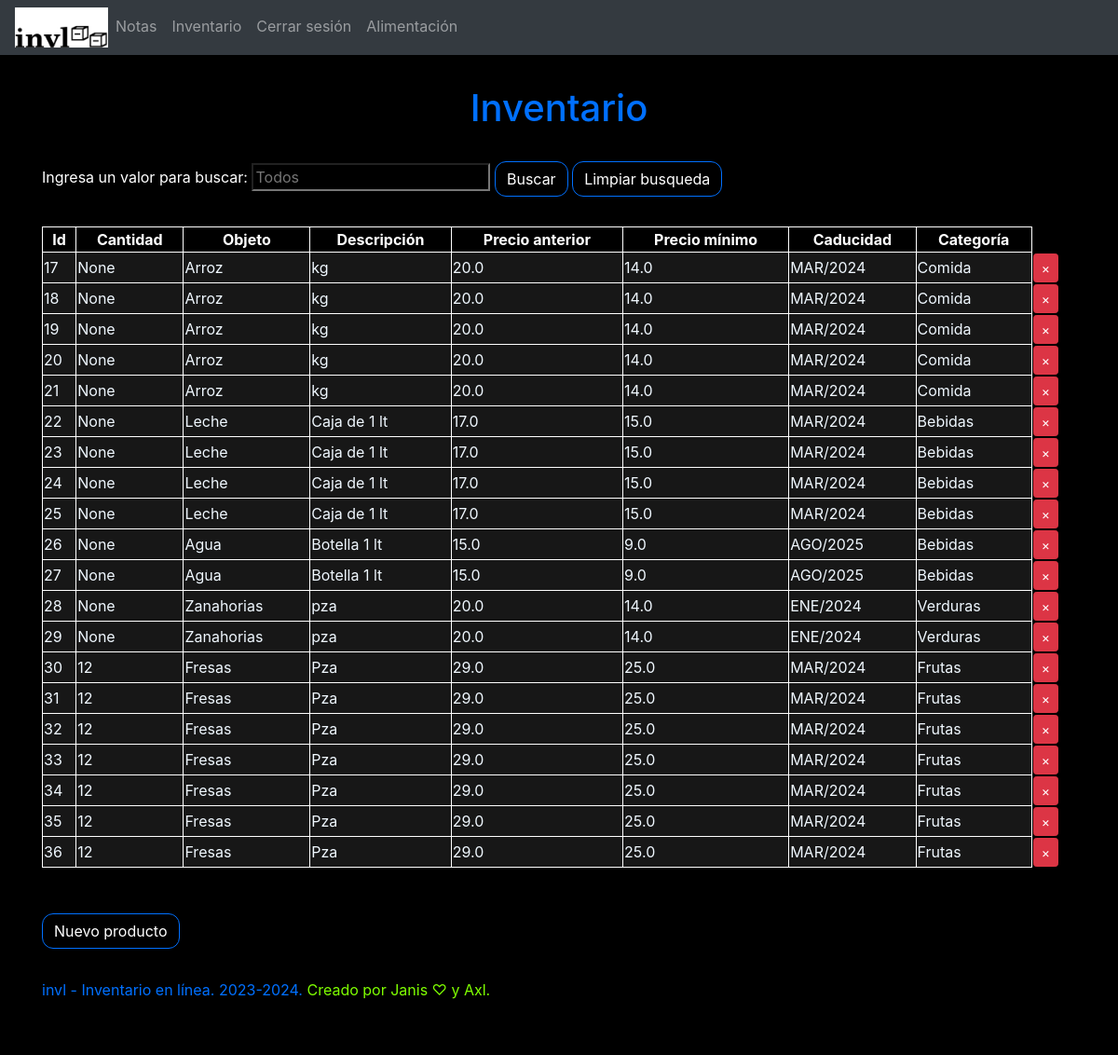
The app's page /inventario (signed in), older data.
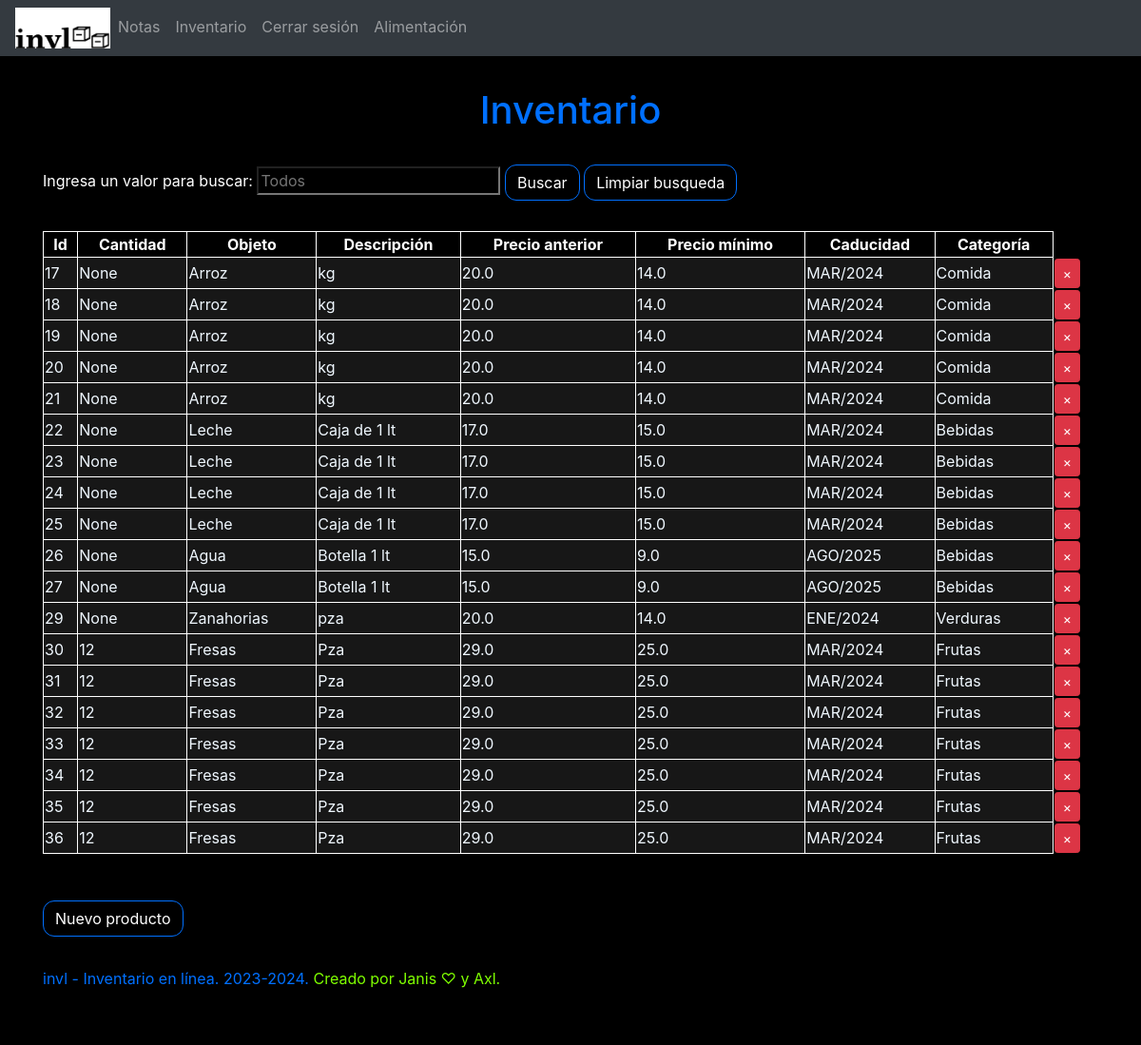
The same page, newer data.
### website/models.py (models this page shows)
class Productos(db.Model):
    id = db.Column(db.Integer, primary_key=True)
    cantidad = db.Column(db.Integer)
    nombre = db.Column(db.String(100))
    descripcion = db.Column(db.String(1000))
    precio_anterior = db.Column(db.Float)
    precio_minimo = db.Column(db.Float)
    caducidad = db.Column(db.String(20))
    categoria = db.Column(db.String(100))
    user_id = db.Column(db.Integer, db.ForeignKey('user.id'))

### website/views.py (the view, shortened to what this page needs)
@views.route('/inventario', methods=['GET', 'POST'])
@login_required
def inventario():
    return render_template("inventario.html", user=current_user)

### website/__init__.py (called while the page is built)
def create_app():
    app = Flask(__name__)
    app.config['SECRET_KEY']= 'jejeidajfds'
    app.config['SQLALCHEMY_DATABASE_URI'] = f'sqlite:///{DB_NAME}'
    db.init_app(app)
    from .views import views
    from .auth import auth
    app.register_blueprint(views, url_prefix=('/'))
    app.register_blueprint(auth, url_prefix=('/auth/'))
    from .models import User, Productos, Note
    with app.app_context():
       db.create_all()
    login_manager = LoginManager()
    login_manager.login_view = 'auth.login'
    login_manager.init_app(app)
    @login_manager.user_loader
    def load_user(id):
        return User.query.get(int(id))
    return app

### website/templates/inventario.html (shortened to what this page needs)
{% extends "base.html" %} {% block title %} Inventario {% endblock %}
{% block content %}
<hr style="height: 1px;border: 0">
<h1 align="center" style="color: #0070FF;">Inventario</h1>
<hr style="height: 1px;border: 0">
<label style="color: white;">Ingresa un valor para buscar: </label>
  <input
  style="background-color: black; color: white;"
  id="inventario_buscar"
  name="inventario_buscar"
  placeholder="Todos"
  />
  <button id="btn_buscar_inventario" type="submit" onclick="buscar_tabla()" class="btn btn-default"
  style="color: white;background-color: black; border-color: #0070ff;border-radius: 12px"
  >Buscar</button>
  <button id="btn_borrar_ph" type="submit"onclick="borrar_ph();buscar_tabla()" class="btn btn-default"
  style="color: white;background-color: black; border-color: #0070ff;border-radius: 12px"
  >Limpiar busqueda</button>
<table id="inventario_productos" align="center" style="width: 100%;">
    <tr id="encabezado">
      <th style="text-align: center;border: 1px solid white;border-collapse:collapse;color: white;">Id</th>
      <th style="text-align: center;border: 1px solid white;border-collapse:collapse;color: white;">Cantidad</th>
      <th style="text-align: center;border: 1px solid white;border-collapse:collapse;color: white;" onclick="sortTable(2)">Objeto</th>
      <th style="text-align: center;border: 1px solid white;border-collapse:collapse;color: white;">Descripción</th>
      <th style="text-align: center;border: 1px solid white;border-collapse:collapse;color: white;">Precio anterior</th>
      <th style="text-align: center;border: 1px solid white;border-collapse:collapse;color: white;">Precio mínimo</th>
      <th style="text-align: center;border: 1px solid white;border-collapse:collapse;color: white;" onclick="sortTable(6)">Caducidad</th>
      <th onclick="sortTable(7)" style="text-align: center;border: 1px solid white;border-collapse:collapse;color: white;" >Categoría</th>
      <th style="border: 0cap;"></th>
  </tr>
        {% for prod in user.productos %}
        <tr id="tr" style="background-color: #171717;">
          <td id="td" style="color: aliceblue;border: 1px solid white;border-collapse:collapse">{{ prod.id }}</td>
          <td style="color: aliceblue;border: 1px solid white;border-collapse:collapse">{{ prod.cantidad }}</td>
          <td style="color: aliceblue;border: 1px solid white;border-collapse:collapse">{{ prod.nombre }}</td>
          <td style="color: aliceblue;border: 1px solid white;border-collapse:collapse">{{ prod.descripcion }}</td>
          <td style="color: aliceblue;border: 1px solid white;border-collapse:collapse">{{ prod.precio_anterior }}</td>
          <td style="color: aliceblue;border: 1px solid white;border-collapse:collapse">{{ prod.precio_minimo }}</td>
          <td style="color: aliceblue;border: 1px solid white;border-collapse:collapse">{{ prod.caducidad }}</td>
          <td style="color: aliceblue;border: 1px solid white;border-collapse:collapse">{{ prod.categoria }}</td>
          <td style="border: white;background-color: black;">
            <button type="button" class="btn btn-danger btn-sm" title="Eliminar" onCLick="borrarProd({{ prod.id }})">
            <span aria-hidden="true">&times;</span>
          </button>
          </td>
        {% endfor %}
        </tr>
</table>
  <hr style="height: 1px;border: 0"></hr>
    <button id="btn" title="Menú para agregar un nuevo producto"class="btn btn-default"
    style="color: white;background-color: black; border-color: #0070ff;border-radius: 12px"
    >Nuevo producto</button>
    <label style="height: 1px;border: 0; color: #0070ff;">invl - Inventario en línea. 2023-2024.
    </label>
    <label style="color: #7fff00;">Creado por Janis &#9825; y Axl.</label>
{% endblock %}

### website/templates/base.html (shortened to what this page needs)
<!DOCTYPE html>
<html>
  <head>
    <link
      rel="stylesheet"
      href="https://stackpath.bootstrapcdn.com/bootstrap/4.4.1/css/bootstrap.min.css"
    />
    <link
      rel="stylesheet"
      href="https://stackpath.bootstrapcdn.com/font-awesome/4.7.0/css/font-awesome.min.css"
    />
  </head>
  <body style="background-color: #000000;">
    <nav class="navbar navbar-expand-lg navbar-dark bg-dark">
      <div class="collapse navbar-collapse" id="navbar">
        <div class="navbar-nav">
          <img src="/static/images/logo_completo_invl_100px.png" alt="Logo_invl">
          {% if user.is_authenticated %}
          <a class="nav-item nav-link" id="notas" href="/notas">Notas</a>
          <a class="nav-item nav-link" id="inventario" href="/inventario">Inventario</a>
          <a class="nav-item nav-link" id="logout" href="/auth/logout">Cerrar sesión</a>
          <a class="nav-item nav-link" id="alimentacion" href="/alimentacion">Alimentación</a>
          {% else %}
          <a class="nav-item nav-link" id="home" href="/">Menú principal</a>
          <a class="nav-item nav-link" id="login" href="/auth/login">Iniciar sesión</a>
          <a class="nav-item nav-link" id="signUp" href="/auth/sign-up">Crear cuenta</a>
          {% endif %}
        </div>
      </div>
    </nav>
    <div class="container">{% block content %} {% endblock %}</div>
<hr style="height: 1px;border: 0"></hr>
  </body>
</html>

Row changes from the older to the newer data that the page shows:
removed Productos: id "28", cantidad "None", nombre "Zanahorias", descripcion "pza", precio_anterior "20.0", precio_minimo "14.0", caducidad "ENE/2024", categoria "Verduras"
